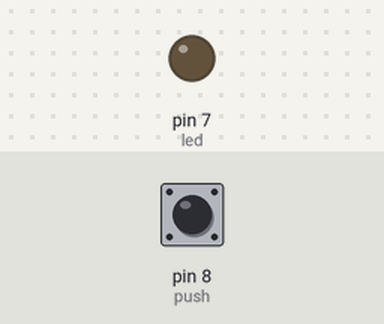
The sketch below on a simulated Arduino Uno, built with avr-gcc and run on an emulated ATmega328P. Shown: output pins drawn as LEDs (lit = HIGH). Inputs (shaded band) come from the test bench; at power-on: pin 8 (push) LOW.

Above: at 1.2 s.
1.3 s: pin 8 (push) pulled HIGH for 0.15 s
At 1.37 s:
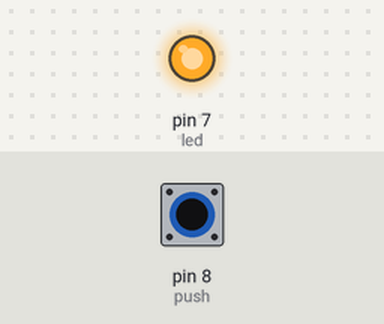
2.9 s: pin 8 (push) pulled HIGH for 3.2 s
At 7.2 s:
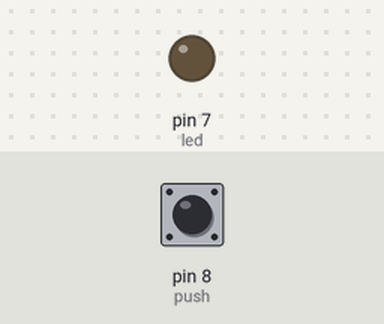
Timing chart, 0 to 8.7 s (numbered marks = the images above; inputs shaded):
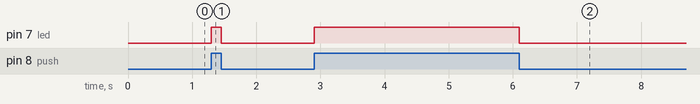

Measured:
- after the input at 1.3 s, pin 7 (led): LOW → HIGH at once, → LOW 0.15 s later
- after the input at 2.9 s, pin 7 (led): LOW → HIGH at once, → LOW 3.2 s later

The sketch:

ledPush.ino
```cpp
int led=7;
int push=8;

void setup() {
  // put your setup code here, to run once:
  pinMode(led,OUTPUT);
  pinMode(push,INPUT);
}

void loop() {
  // put your main code here, to run repeatedly
  if(digitalRead(push)==HIGH)
  {
    digitalWrite(led,HIGH);
  }
  else
  {
   digitalWrite(led,LOW);
  }
}
```
